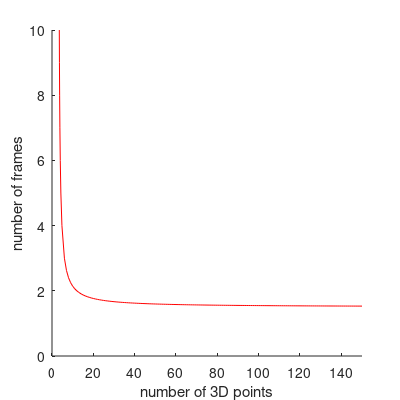
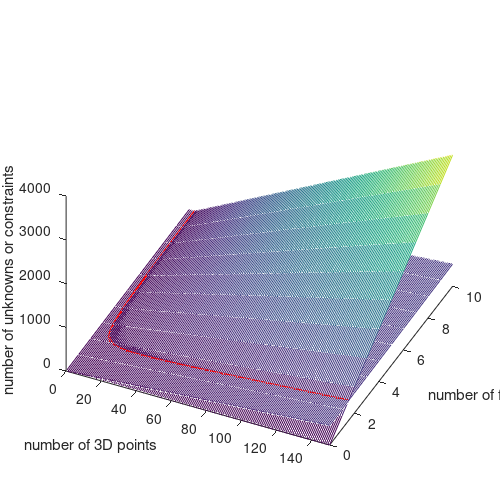
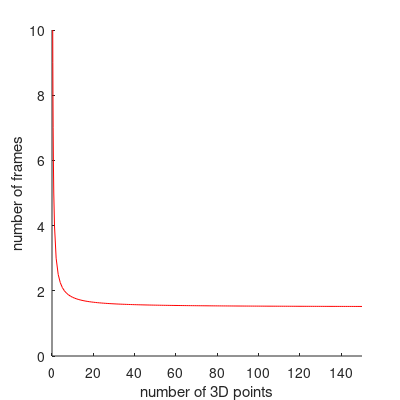
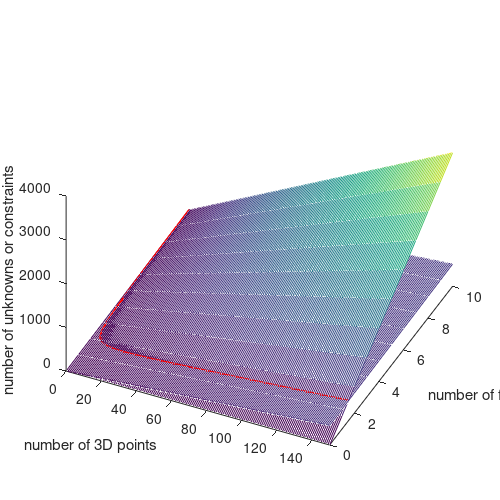

The MATLAB script that drew these images, in order:
% This simulates the scenario of 'p' 3D points seen in 'f' frames.
% For each combination 'p' and 'f', we check there are enough constraints
% to solve for all 3D points (3 unknowns each) and poses (6 unknowns each).
%   => num_unknowns = 3*p + 6*f

num_points3D = 0:150;
num_frames = 0:10;



% First, we simulate only measuring the 2D points of each 3D point in each frame,
% this will add 2 constraints each.
% We don't consider prior knowledge on any of the unknowns, for simplicity.   (= worst case)
%   => num_constraints = 2*p*f

% Plot 2 surfaces: number of unknowns and number of constraints,
% both in function of num_points3D and num_frames.
figure(1)
clf
[XX, YY] = meshgrid(num_points3D, num_frames);
num_unknowns = 3*XX + 6*YY;
num_constraints = 2*XX.*YY;
hold on
mesh(XX, YY, num_unknowns)
mesh(XX, YY, num_constraints)
hold off

% Plot the intersection of both surfaces:
% in the inner region close to the origin, the problem is under-constrained.
figure(2)
clf
p = num_points3D(7:end);
f = num_frames(4:end);
hold on
plot(p, 3*p ./ (2*p - 6), 'r-')
plot(6*f ./ (2*f - 3), f, 'r-')
hold off
xlabel('number of 3D points')
ylabel('number of frames')
axis([0 p(end) 0 f(end)])
%  title('Projective factors : feasibility line')
set(gcf,'paperunits','inches','papersize',[4, 4],'paperposition',[0 0 [4, 4]]);
saveas(gcf, 'figures/projFactors_feasibilityLine.pdf')

figure(1)
hold on
plot3(p, 3*p ./ (2*p - 6),    6*p.*p ./ (2*p - 6), 'r-', 'LineWidth',2)
plot3(6*f ./ (2*f - 3), f,    12*f.*f ./ (2*f - 3), 'r-', 'LineWidth',2)
hold off
view(25, 45)
xlabel('number of 3D points')
ylabel('number of frames')
zlabel('number of unknowns or constraints')
axis([0 p(end) 0 f(end) 0 4000])
%  title('Projective factors : #unknowns vs #constraints')
set(gcf,'paperunits','inches','papersize',[5, 5],'paperposition',[0 0 [5, 5]]);
saveas(gcf, 'figures/projFactors_unknownsVSconstraints.pdf')

%% Parametrized version of previous figure
%q = 18:(num_points3D(end)*num_frames(end));    % = p.*f
%s = sqrt(1 - 18./q);
%figure(3)
%plot(q./3 .* (1 - s), q./6 .* (1 + s), 'r-');



% Now, we simulate also measuring the odometry between each frame,
% this will add 6 constraints each (assuming the scale is already known).
% We don't consider prior knowledge on any of the unknowns, for simplicity.   (= worst case)
%   => num_constraints = 2*p*f + 6 * (f-1)

% Plot 2 surfaces: number of unknowns and number of constraints,
% both in function of num_points3D and num_frames.
figure(3)
clf
num_constraints = 2*XX.*YY + 6 * (YY-1);
hold on
mesh(XX, YY, num_unknowns)
mesh(XX, YY, num_constraints)
hold off

% Plot the intersection of both surfaces:
% in the inner region close to the origin, the problem is under-constrained.
figure(4)
clf
p = num_points3D(3:end);
f = num_frames(4:end);
hold on
plot(p, (6 + 3*p) ./ (2*p), 'r-')
plot(6 ./ (2*f - 3), f, 'r-')
hold off
xlabel('number of 3D points')
ylabel('number of frames')
axis([0 p(end) 0 f(end)])
%  title('Projective and Odometry factors : feasibility line')
set(gcf,'paperunits','inches','papersize',[4, 4],'paperposition',[0 0 [4, 4]]);
saveas(gcf, 'figures/projANDodometryFactors_feasibilityLine.pdf')

figure(3)
hold on
plot3(p, (6 + 3*p) ./ (2*p),    3*p + 6 * (6 + 3*p) ./ (2*p), 'r-', 'LineWidth',2)
plot3(6 ./ (2*f - 3), f,        18 ./ (2*f - 3) + 6*f, 'r-', 'LineWidth',2)
hold off
view(25, 45)
xlabel('number of 3D points')
ylabel('number of frames')
zlabel('number of unknowns or constraints')
axis([0 p(end) 0 f(end) 0 4000])
%  title('Projective and Odometry factors : #unknowns vs #constraints')
set(gcf,'paperunits','inches','papersize',[5, 5],'paperposition',[0 0 [5, 5]]);
saveas(gcf, 'figures/projANDodometryFactors_unknownsVSconstraints.pdf')

%% Parametrized version of previous figure
%q = 4:(num_points3D(end)*num_frames(end));    % = p.*f
%figure(5)
%plot((2*q - 6) ./ 3, 3*q ./ (2*q - 6), 'r-');
